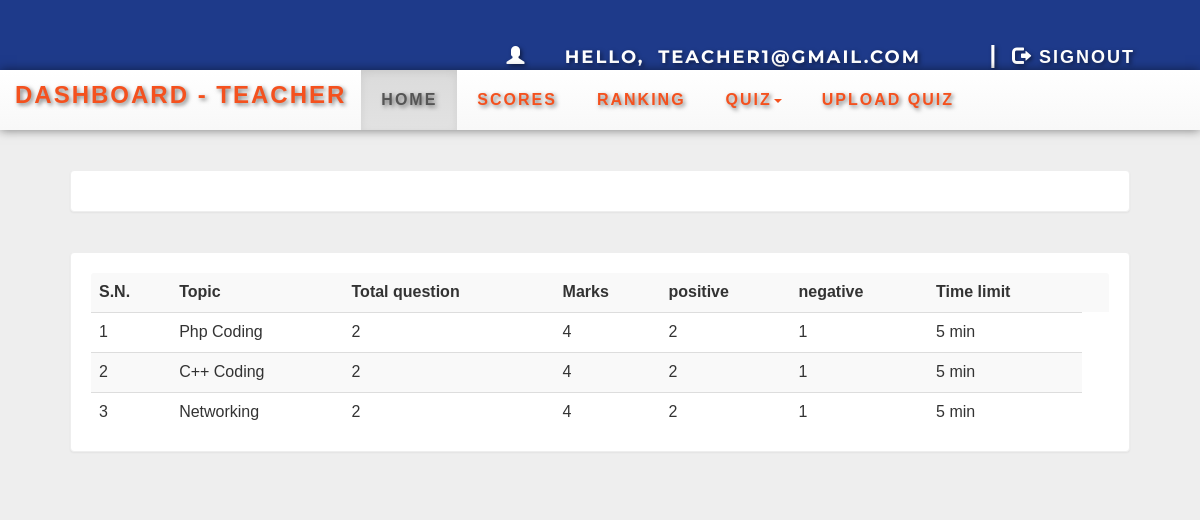
Page /views/dash.php?q=0 (signed in) on the committed database.
### tables this page shows
CREATE TABLE `quiz` (
  `eid` text NOT NULL,
  `title` varchar(100) NOT NULL,
  `sahi` int(11) NOT NULL,
  `wrong` int(11) NOT NULL,
  `total` int(11) NOT NULL,
  `time` bigint(20) NOT NULL,
  `intro` text NOT NULL,
  `tag` varchar(100) NOT NULL,
  `date` timestamp NOT NULL DEFAULT CURRENT_TIMESTAMP ON UPDATE CURRENT_TIMESTAMP,
  `email` varchar(50) DEFAULT NULL
);

### views/dash.php (the view, shortened to what this page needs)
<!DOCTYPE html PUBLIC "-//W3C//DTD XHTML 1.0 Transitional//EN" "http://www.w3.org/TR/xhtml1/DTD/xhtml1-transitional.dtd">
<html xmlns="http://www.w3.org/1999/xhtml">
<div class="header">
  <div class="row">
    <div class="col-lg-6">
    </div>
    <?php
    include_once '../models/dbConnection.php';
    $email = $_SESSION['email'];
    if (!(isset($_SESSION['email']))) {
      header("location:index.php");
    } else {
      echo '<span class="pull-right top title1" ><span class="log1"><span class="glyphicon glyphicon-user" aria-hidden="true"></span>&nbsp;&nbsp;&nbsp;&nbsp;Hello,</span> <a href="dash.php" class="log log1">' . $email . '</a>&nbsp;|&nbsp;<a href="logout.php?q=dash.php" class="log"><span class="glyphicon glyphicon-log-out" aria-hidden="true"></span>&nbsp;Signout</button></a></span>';
    } ?>
  </div>
</div>
<head>
  <link rel="stylesheet" href="css/bootstrap.min.css" />
  <link rel="stylesheet" href="css/bootstrap-theme.min.css" />
  <link rel="stylesheet" href="css/main.css">
  <link rel="stylesheet" href="css/font.css">
</head>
<body style="background:#eee;">
  <nav class="navbar navbar-default title1">
    <div class="container-fluid">
      <div class="navbar-header">
        <a class="navbar-brand" href="dash.php?q=0"><b>Dashboard - TEACHER</b></a>
      </div>
      <div class="collapse navbar-collapse" id="bs-example-navbar-collapse-1">
        <ul class="nav navbar-nav">
          <li <?php if (@$_GET['q'] == 0) echo 'class="active"'; ?>><a href="dash.php?q=0">Home<span class="sr-only">(current)</span></a></li>
          <li <?php if (@$_GET['q'] == 1) echo 'class="active"'; ?>><a href="dash.php?q=1">Scores</a></li>
          <li <?php if (@$_GET['q'] == 2) echo 'class="active"'; ?>><a href="dash.php?q=2">Ranking</a></li>
          <li class="dropdown <?php if (@$_GET['q'] == 4 || @$_GET['q'] == 5) echo 'active'; ?>">
            <a href="#" class="dropdown-toggle" data-toggle="dropdown" role="button" aria-haspopup="true" aria-expanded="false">Quiz<span class="caret"></span></a>
          </li>
          <li <?php if (@$_GET['q'] == 6) echo 'class="active"'; ?>><a href="dash.php?q=6">Upload Quiz</a></li>
        </ul>
      </div>
    </div>
  </nav>
  <div class="container">
    <div class="row">
      <div class="col-md-12">
        <div class="panel">
        </div>
        <?php if (@$_GET['q'] == 0) {
          $result = mysqli_query($con, "SELECT * FROM quiz where email='$email' ORDER BY date DESC") or die('Error');
          echo  '<div class="panel"><table class="table table-striped title1">
<tr><td><b>S.N.</b></td><td><b>Topic</b></td><td><b>Total question</b></td><td><b>Marks</b></td><td><b>positive</b></td><td><b>negative</b></td><td><b>Time limit</b></td><td></td></tr>';
          $c = 1;
          while ($row = mysqli_fetch_array($result)) {
            $title = $row['title'];
            $total = $row['total'];
            $sahi = $row['sahi'];
            $wrong = $row['wrong'];
            $time = $row['time'];
            $eid = $row['eid'];
            $q12 = mysqli_query($con, "SELECT score FROM history WHERE eid='$eid' AND email='$email'") or die('Error98');
            $rowcount = mysqli_num_rows($q12);
            if ($rowcount == 0) {
              echo '<tr><td>' . $c++ . '</td><td>' . $title . '</td><td>' . $total . '</td><td>' . $sahi * $total . '</td><td>' . $sahi . '</td><td>' . $wrong . '</td><td>' . $time . '&nbsp;min</td>
	</tr>';
            } else {
              echo '<tr style="color:#99cc32"><td>' . $c++ . '</td><td>' . $title . '&nbsp;<span title="This quiz is already solve by you" class="glyphicon glyphicon-ok" aria-hidden="true"></span></td><td>' . $total . '</td><td>' . $sahi * $total . '</td><td>' . $time . '&nbsp;min</td>
	</tr>';
            }
          }
          echo '</table></div>';
        }
        ?>
      </div>
    </div>
  </div>
</body>
</html>

### views/css/main.css (style rules this page uses)
body { overflow-x:hidden; width:100%; font-size: 12px !important; font-family: Montserrat, sans-serif; background:#eee; min-height:550px; background-attachment:fixed; }
.panel { border-color:#eee; margin:40px; padding:20px; font: 15px "Century Gothic", "Times Roman", sans-serif; }
.header { background:#f4511e; height:70px; }
.title1 { font: 16px "Century Gothic", "Times Roman", sans-serif; }
.top { margin-top:20px; }
.log1 { font: 15px 'Montserrat', sans-serif; color:#fff; margin-left:10px; }
.log { margin:10px; margin-right:60px; margin-left:5px; color:#fff; text-decoration:none; font-size:20px; font-size:15px; }

### views/dash.php (style rules this page uses)
body { background-image: url('cool-background.jpg'); font-family: 'Montserrat', sans-serif; }
.header { background-color: #1E3A8A; color: #fff; padding: 20px; box-shadow: 0px 0px 20px rgba(0, 0, 0, 0.5); text-shadow: 2px 2px 4px rgba(0, 0, 0, 0.5); }
.header .title1 { font-size: 24px; font-weight: bold; text-transform: uppercase; letter-spacing: 2px; }
.header .log1 { font-size: 18px; font-weight: bold; }
.header .log1 .glyphicon { margin-right: 10px; }
.header .log { font-size: 18px; font-weight: bold; color: #fff; text-decoration: none; text-shadow: 2px 2px 4px rgba(0, 0, 0, 0.5); transition: all 0.5s; }
.navbar { background-color: #4D648D; border: none; border-radius: 0; margin-bottom: 0; font-size: 16px; font-weight: bold; letter-spacing: 2px; text-transform: uppercase; box-shadow: 0px 0px 10px rgba(0, 0, 0, 0.5); text-shadow: 2px 2px 4px rgba(0, 0, 0, 0.5); }
.navbar .navbar-brand { color: #f4511e !important; font-size: 24px; font-weight: bold; text-transform: uppercase; letter-spacing: 2px; text-shadow: 2px 2px 4px rgba(0, 0, 0, 0.5); }
.navbar .navbar-nav>li>a { color: #f4511e; padding: 20px; transition: all 0.5s; text-shadow: 2px 2px 4px rgba(0, 0, 0, 0.5); }

### rows in the picture
quiz: title "Php Coding", total "2", $sahi * $total "4", sahi "2", wrong "1", time "5"
quiz: title "C++ Coding", total "2", $sahi * $total "4", sahi "2", wrong "1", time "5"
quiz: title "Networking", total "2", $sahi * $total "4", sahi "2", wrong "1", time "5"

### other values in the picture
$email "TEACHER1@GMAIL.COM"
